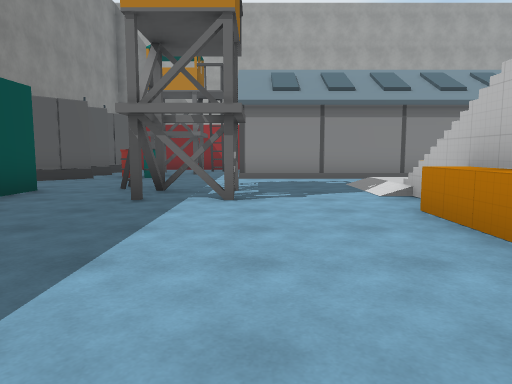
view 1 (above)

24 first-person views from a walk through a Unity game level. The camera is 1.3 m above the floor, tilts 6° down and sees 70° across. The floor is counted in squares, 2 m on a side. Each view is taken from the middle of a square. On the plan, view 1 faces up. The plan holds only what a view shows up to about 11 squares ahead; the rest is blank. The place goes on beyond the plan. Some surface patterns are stand-ins.

view 2
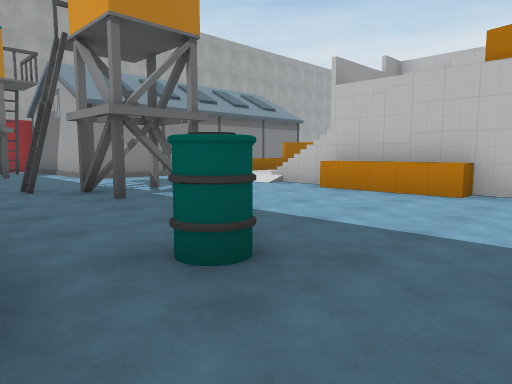

view 3
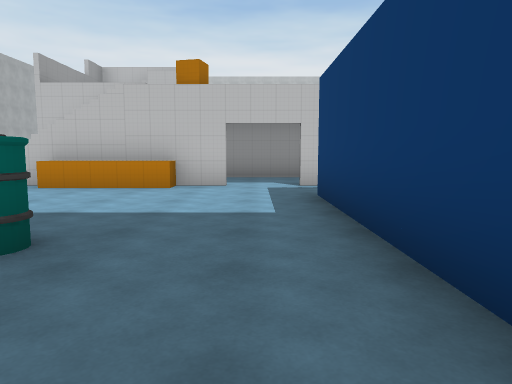

view 4
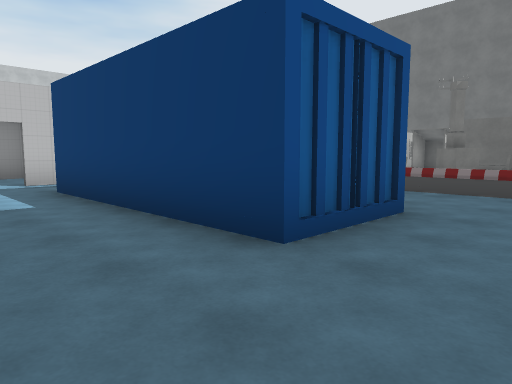

view 5
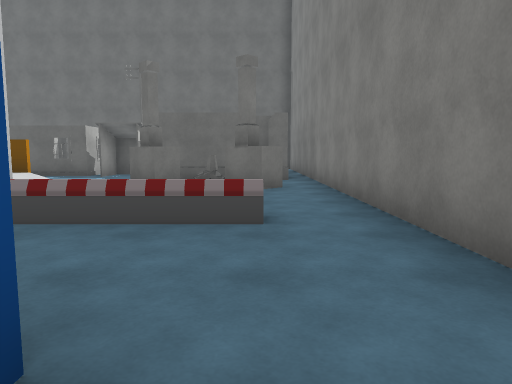

view 6
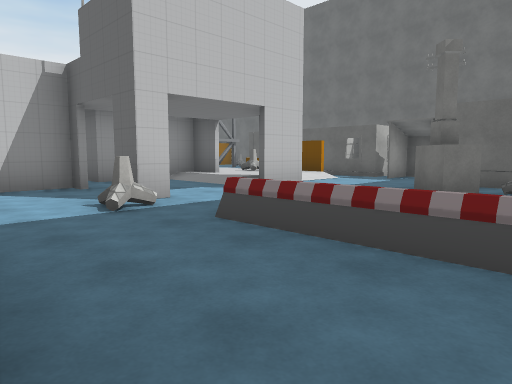

view 7
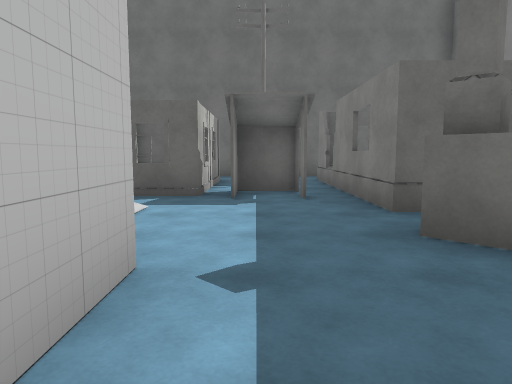

view 8
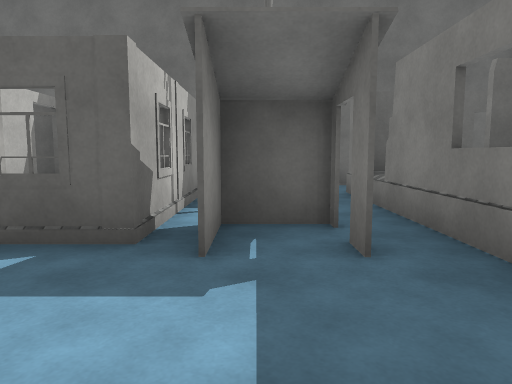

view 9
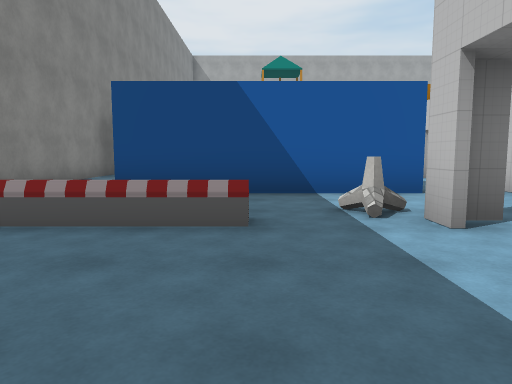

view 10
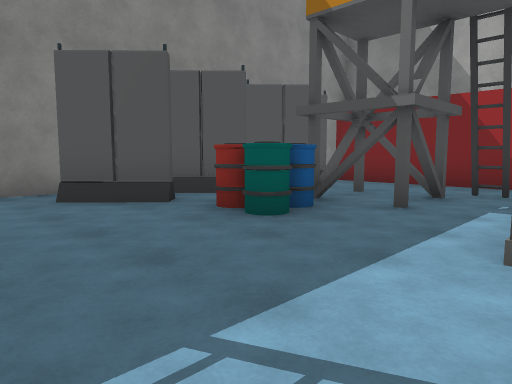

view 11
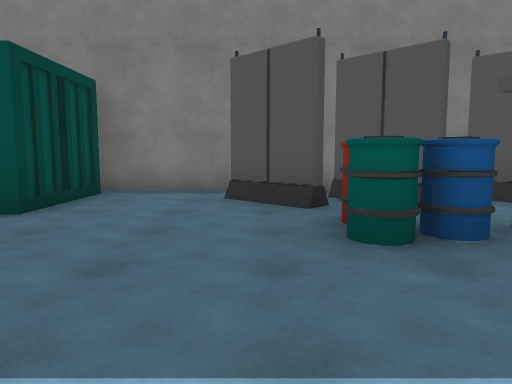

view 12
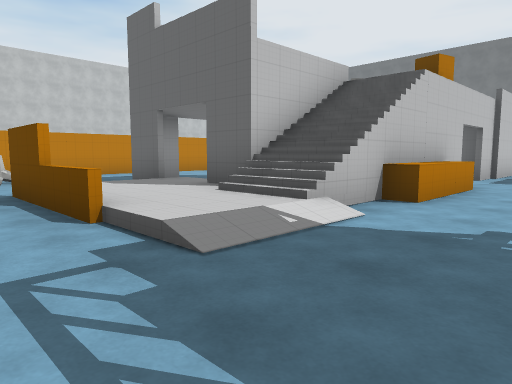

view 13
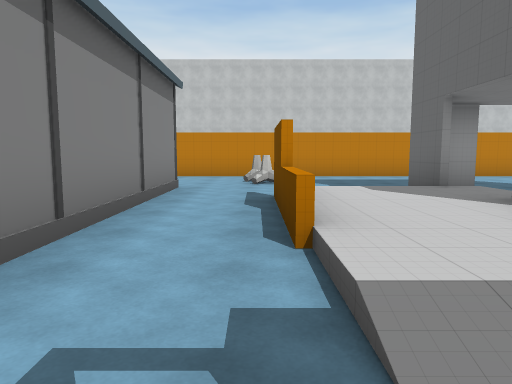

view 14
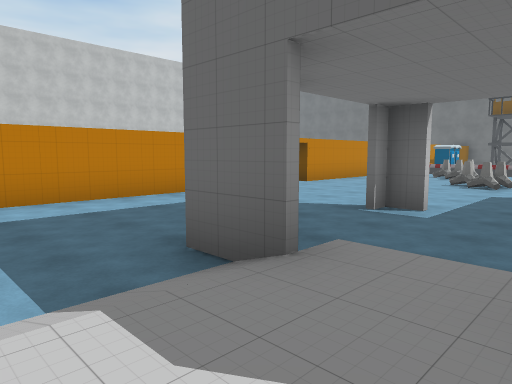

view 15
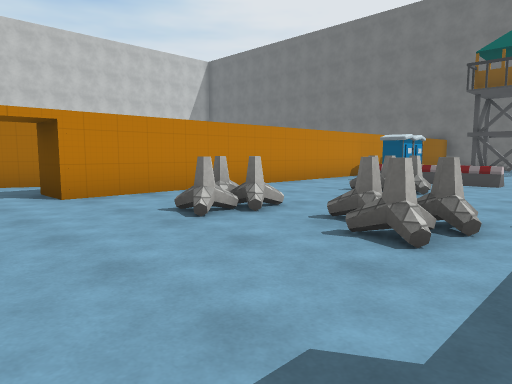

view 16
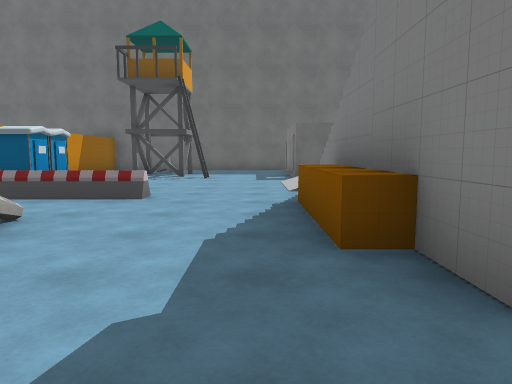

view 17
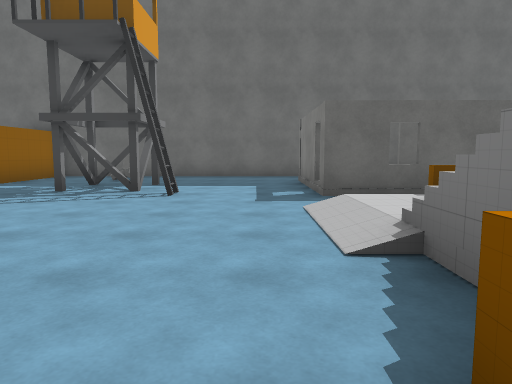

view 18
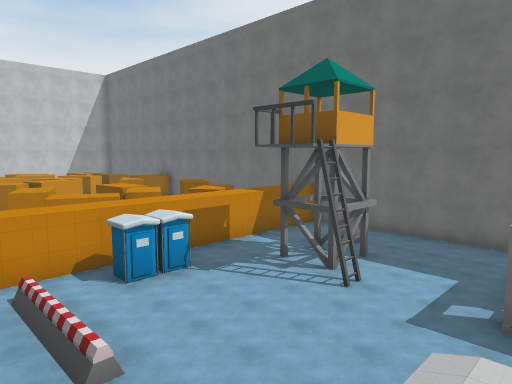

view 19
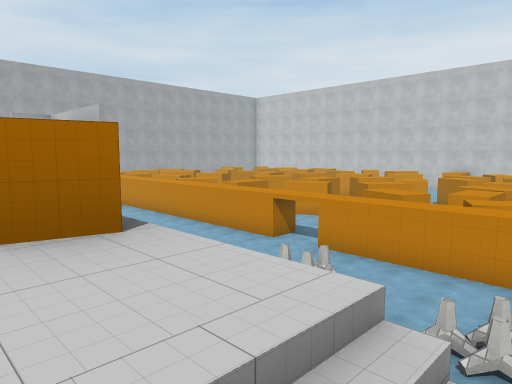

view 20
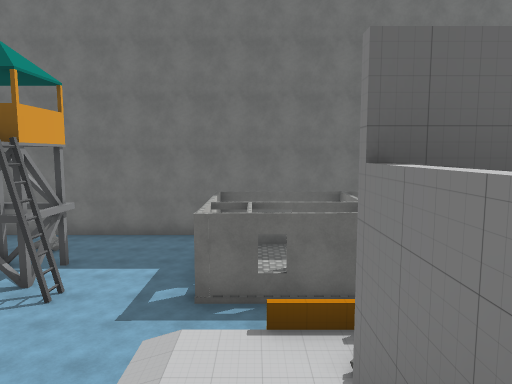

view 21
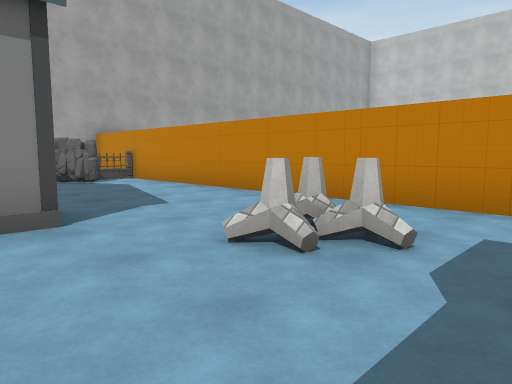

view 22
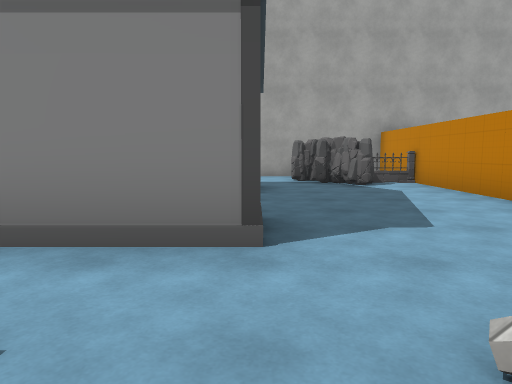

view 23
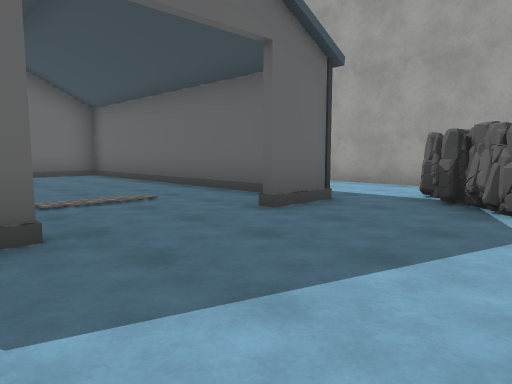

view 24
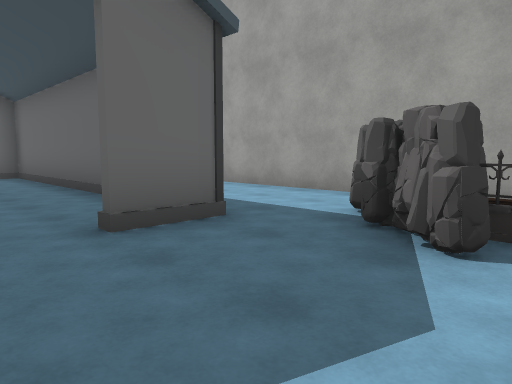

### Floor plan
Key: @ floor where view 1 was taken; # wall or solid block; . main floor; : floor 0.25 m higher than the main floor; / step, stairs or slope; = window, fence, low wall or low ledge; O other object.
Columns run from 7 left of view 1 to 18 right of it. Each row starts with its distance up from view 1.
 18            #########
 17             .....  O
 16              ...OO O
 15   ######      ...O.O
 14  OO....#########...O
 13  OOO...#...........O
 12   O.OO.# ..........O
 11   O.O..#    .......O
 10 #...O..#########...O
  9 #.O................O
  8 #...........##..OO.O
  7 #....O.../::::/..O.O
  6 ###O.OOO.///::/....O
  5     ..O.../#::##...O
  4     .....O/# ......O
  3     .....O/= ......O
  2 ##  .O...O.  .#....O
  1 #........#..#......O
  0 #......@....#......O
 -1 #..#####.#..#.........
 -2 #..## ##.##  ......O.OO
 -3 #..##O##.#   .OOOO.O O   O
 -4 #........#  .......O  OOOO
 -5 #.....O#.#  #......OOO   O
 -6 #.OOOO......O..OO..O O
 -7 #.........=/O......O
 -8 #......#//# O..OOO.O
 -9 #.OOO..#/:# /......O
-10 #..OO...::::/.....OO O OO
-11 #.OOO...##O:/.....OO O
-12 #.O O....  ........O OO
-13 #.  O.OOOOOOO.O.O..O  O
-14    OO..O OOOO..OO..O
-15     O.OO O  O...O..O
-16   OOO. OOOOOO...O..O
-17     .. .    .......O
-18  #######  ##########

Positions as (right, up) in squares from view 1, and headings:
1: (0, 0), facing up
2: (-4, 0), facing up-right
3: (-5, 0), facing right
4: (-6, 1), facing down-right
5: (-5, -2), facing down
6: (-5, -3), facing down-right
7: (-1, -7), facing down
8: (-1, -10), facing down
9: (-2, -9), facing up
10: (0, 7), facing up-left
11: (0, 9), facing left
12: (0, 9), facing down-right
13: (1, 8), facing right
14: (5, 7), facing down-right
15: (6, 0), facing down-right
16: (6, -3), facing down
17: (6, -7), facing down
18: (4, -7), facing down-right
19: (4, -7), facing up-right
20: (4, -7), facing down
21: (7, 6), facing up-right
22: (8, 7), facing up
23: (11, 10), facing up-left
24: (11, 12), facing up-left
